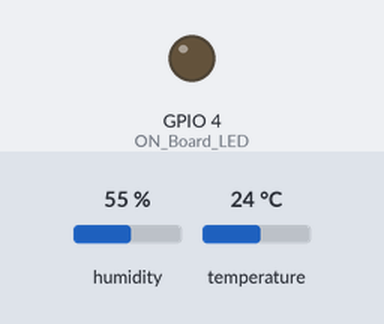
This sketch was run on a simulated ESP8266 (NodeMCU). On the bench: output pins drawn as LEDs (lit = HIGH). The test bench sets the inputs (shaded band); at power-on: humidity 55 %, temperature 24 °C. WiFi joins after 1.5 s; servers stay silent unless stated; uploads are accepted with an empty reply; what the sketch prints to the serial monitor is not drawn.

Above: at 0.0 s.
At 1.8 s:
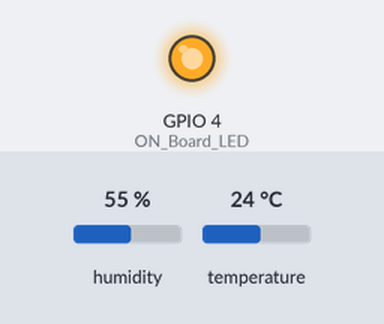
Timing chart, 0 to 3.3 s (numbered marks = the images above):
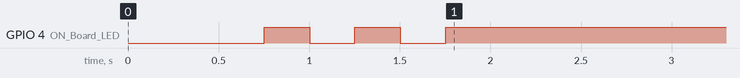

The sketch:

Node_To_Spreedsheet.ino
```cpp
#include <ESP8266WiFi.h>
#include <WiFiClientSecure.h>
#include <DHT.h>
const int pot = A0;

#define ON_Board_LED 4
#define DHTPIN 5
#define DHTTYPE DHT11

const char* ssid = "-"; //--> Nama Wifi / SSID.
const char* password = "vikriramdani"; //-->  Password wifi .

const char* host = "script.google.com";
const int httpsPort = 443;

WiFiClientSecure client;
DHT dht(DHTPIN, DHTTYPE);

String GAS_ID = "AKfycbwpSfonhea1FQ2gWZh_8TMBoNiqI8CyBbiGCtoCKTMN_ZP4Iea93gCVvfNTe70d_i6P"; //--> spreadsheet script ID
void setup() {
  Serial.begin(115200);
  delay(500);

  dht.begin();
  WiFi.begin(ssid, password);
  Serial.println("");

  pinMode(ON_Board_LED,OUTPUT); //--> On Board LED port Direction output
  digitalWrite(ON_Board_LED, HIGH); //-->

  Serial.print("Connecting");
  while (WiFi.status() != WL_CONNECTED) {
    Serial.print(".");
    digitalWrite(ON_Board_LED, LOW);
    delay(250);
    digitalWrite(ON_Board_LED, HIGH);
    delay(250);
  }

  digitalWrite(ON_Board_LED, HIGH);
  Serial.println("");
  Serial.print("Successfully connected to : ");
  Serial.println(ssid);
  Serial.print("IP address: ");
  Serial.println(WiFi.localIP());
  Serial.println();

  client.setInsecure();
}

void loop() {
//  nilai = analogRead(pot);

  float h = dht.readHumidity();
  float t = dht.readTemperature();
  float f = dht.readTemperature(true);

  if (isnan(h) || isnan(t) || isnan(f)) {
    Serial.println(F("Failed to read from DHT sensor!"));
    return;
  }

  sendData(t);
  delay(5000);
}

void sendData(float value) {
  Serial.println("==========");
  Serial.print("connecting to ");
  Serial.println(host);

  if (!client.connect(host, httpsPort)) {
    Serial.println("connection failed");
    return;
  }

  String temp =  String(value, 2);
  String url = "/macros/s/" + GAS_ID + "/exec?nilai=" + temp;
  Serial.print("requesting URL: ");
  Serial.println(url);

  client.print(String("GET ") + url + " HTTP/1.1\r\n" +
         "Host: " + host + "\r\n" +
         "User-Agent: BuildFailureDetectorESP8266\r\n" +
         "Connection: close\r\n\r\n");

  Serial.println("request sent");
  while (client.connected()) {
    String line = client.readStringUntil('\n');
    if (line == "\r") {
      Serial.println("headers received");
      break;
    }
  }

  String line = client.readStringUntil('\n');
  if (line.startsWith("{\"state\":\"success\"")) {
    Serial.println("esp8266/Arduino CI successfull!");
  } else {
    Serial.println("esp8266/Arduino CI has failed");
  }
  Serial.print("reply was : ");
  Serial.println(line);
  Serial.println("closing connection");
  Serial.println("==========");
  Serial.println();
}
```
